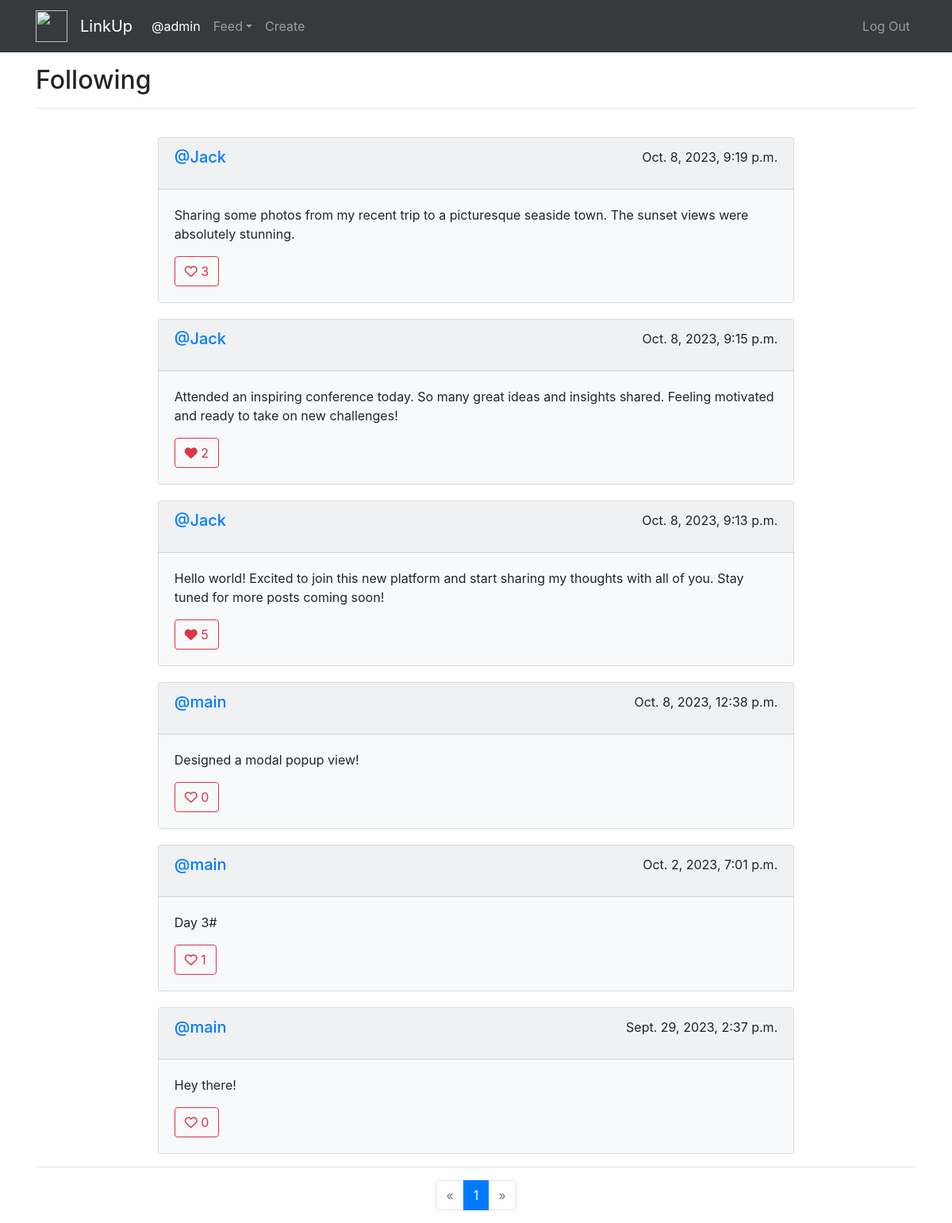
Page /following (signed in) on the committed database.
### network/models.py (models this page shows, shortened)
class User(AbstractUser):
    followers = models.ManyToManyField('self',blank=True,related_name='user_followers',symmetrical=False)
    following = models.ManyToManyField('self',blank=True,related_name='user_following',symmetrical=False)

class Post(models.Model):
    user = models.ForeignKey("User", on_delete=models.CASCADE, related_name="author")
    body = models.TextField(blank=True)
    timestamp = models.DateTimeField(auto_now_add=True)
    likes = models.ManyToManyField(User, blank=True, related_name="likes")

### network/views.py (the view)
# urls.py: path("following", views.followingPosts, name="following"),
def followingPosts(request):
    current_user = request.user
    following_users = current_user.user_following.all()
    p = Paginator(Post.objects.filter(user__in=following_users).order_by("-timestamp").all(), 10)
    page = request.GET.get('page')
    posts = p.get_page(page)
    liked_posts = get_liked_posts(request)
    PostsFromFollowing = True
    return render(request, "network/allPosts.html", {
        "posts": posts,
        "liked_posts": liked_posts,
        "PostsFromFollowing": PostsFromFollowing
    })

### network/views.py (called while the page is built)
def get_liked_posts(request):
    liked_posts = []
    if request.user.is_authenticated:
        current_user = request.user
        liked_posts = current_user.likes.values_list('id', flat=True)
    return liked_posts

### network/templates/network/allPosts.html (shortened to what this page needs)
{% extends "network/layout.html" %}
{% load static %}
{% block body %}
<div class="container mt-3">
    <div class="body">
        {% if PostsFromFollowing %}
            <h2>Following</h2>
        {% else %}
            <h2>All Posts</h2>
        {% endif %}
        <hr>
        <div class="container w-75">
            <div class="row g-3">
                {% for post in posts %}
                    <div class="col-12 col-md-12 col-lg-12" style="margin-top: 20px;">
                        <div class="card bg-light">
                            <div class="space-for-buttons card-header">
                                <h5><a href="{% url 'user' post.user.id %}">@{{ post.user }}</a></h5>
                                <p>{{ post.timestamp }}</p>
                            </div>
                            <div class="card-body">
                                <p class="card-text" id="card-text-{{ post.id }}">{{ post.body }}</p>
                                <div class="space-for-buttons">
                                {% if request.user.is_authenticated %}
                                    <button type="button" class="btn btn-outline-danger" value="{{ post.id }}" id="button-like-{{ post.id }}">
                                        {% if post.id in liked_posts %}
                                            <i class="fa-solid fa-heart" id="{{ post.id }}"></i>
                                        {% else %}
                                            <i class="fa-regular fa-heart" id="{{ post.id }}"></i>
                                        {% endif %}
                                        <span id="like-count-{{ post.id }}">{{ post.likes.count }}</span>
                                    </button>
                                {% else %}
                                    <button type="button" class="btn btn-outline-danger">
                                        <i class="fa-regular fa-heart"></i>
                                        {{ post.likes.count }}
                                    </button>
                                {% endif %}
                                </div>
                            </div>
                        </div>
                    </div>
                {% empty %}
                    <li>No posts yet</li>
                {% endfor %}
            </div>
        </div>
        {% if posts.paginator.num_pages > 0 %}
            <hr>
            <nav aria-label="Page navigation example">
                <ul class="pagination justify-content-center">
                    {% if posts.has_previous %}
                        <li class="page-item">
                            <a class="page-link" href="?page={{ posts.previous_page_number }}" aria-label="Previous">
                            <span aria-hidden="true">&laquo;</span>
                            </a>
                        </li>
                    {% else %}
                        <li class="page-item disabled">
                            <a class="page-link" href="#" aria-label="Previous">
                            <span aria-hidden="true">&laquo;</span>
                            </a>
                        </li>
                    {% endif %}
                    {% for i in posts.paginator.page_range %}
                        {% if i == posts.number %}
                            <li class="page-item active" aria-current="page">
                                <span class="page-link">{{ i }}</span>
                            </li>
                        {% elif i > posts.number|add:'-2' and i < posts.number|add:'2' %}
                            <li class="page-item"><a class="page-link" href="?page={{ i }}">{{ i }}</a></li>
                        {% endif %}
                    {% endfor %}
                    {% if posts.has_next %}
                        <li class="page-item">
                            <a class="page-link" href="?page={{ posts.next_page_number }}" aria-label="Next">
                                <span aria-hidden="true">&raquo;</span>
                            </a>
                        </li>
                    {% else %}
                        <li class="page-item disabled">
                            <a class="page-link" href="#" aria-label="Next">
                                <span aria-hidden="true">&raquo;</span>
                            </a>
                        </li>
                    {% endif %}
                </ul>
            </nav>
        {% endif %}
    </div>
</div>
{% endblock %}

### network/templates/network/layout.html (shortened to what this page needs)
{% load static %}
<!DOCTYPE html>
<html lang="en">
    <head>
        <link rel="stylesheet" href="https://stackpath.bootstrapcdn.com/bootstrap/4.4.1/css/bootstrap.min.css">
        <link href="{% static 'network/styles.css' %}" rel="stylesheet">
    </head>
    <body>
        <nav class="navbar navbar-expand-sm navbar-dark bg-dark" aria-label="Eighth navbar example">
            <div class="container">
                <a class="navbar-brand" href="#">
                    <img src="{% static 'network/images/network.png' %}" alt="" width="40" height="40">
                </a>
                <a class="navbar-brand" href="{% url 'index' %}">LinkUp</a>
                <div class="collapse navbar-collapse" id="navbarsExample07">
                    <ul class="navbar-nav me-auto mb-2 mb-lg-0">
                        {% if user.is_authenticated %}
                            <li class="nav-item">
                                <a class="nav-link active" aria-current="page" href="{% url 'profile' %}">@{{ request.user.username }}</a>
                            </li>
                        {% endif %}
                        <li class="nav-item dropdown">
                            <a class="nav-link dropdown-toggle" href="#" id="dropdown04" data-bs-toggle="dropdown" aria-expanded="false">Feed</a>
                        </li>
                        {% if user.is_authenticated %}
                            <li class="nav-item">
                                <a class="nav-link" data-bs-toggle="modal" data-bs-target="#createPost" href="#">Create</a>
                            </li>
                        {% endif %}
                    </ul>
                    <ul class="navbar-nav me-auto mb-2 mb-lg-0 ml-auto">
                        {% if user.is_authenticated %}
                            <li class="nav-item">
                                <a class="nav-link" href="{% url 'logout' %}" tabindex="-1">Log Out</a>
                            </li>
                        {% endif %}
                    </ul>
                </div>
            </div>
        </nav>
        {% block body %}
        {% endblock %}
    </body>
</html>

### network/static/network/styles.css (style rules this page uses)
.space-for-buttons { display: flex; justify-content: space-between; }

### rows in the picture
User: user.username "admin"
Post: user "Jack", timestamp "Oct. 8, 2023, 9:19 p.m.", body "Sharing some photos from my recent trip to a picturesque seaside town. The sunset views were absolutely stunning.", likes.count "3"
Post: user "Jack", timestamp "Oct. 8, 2023, 9:15 p.m.", body "Attended an inspiring conference today. So many great ideas and insights shared. Feeling motivated and ready to take on new challenges!", likes.count "2"
Post: user "Jack", timestamp "Oct. 8, 2023, 9:13 p.m.", body "Hello world! Excited to join this new platform and start sharing my thoughts with all of you. Stay tuned for more posts coming soon!", likes.count "5"
Post: user "main", timestamp "Oct. 8, 2023, 12:38 p.m.", body "Designed a modal popup view!", likes.count "0"
Post: user "main", timestamp "Oct. 2, 2023, 7:01 p.m.", body "Day 3#", likes.count "1"
Post: user "main", timestamp "Sept. 29, 2023, 2:37 p.m.", body "Hey there!", likes.count "0"

### other values in the picture
{{ i }} "1"
